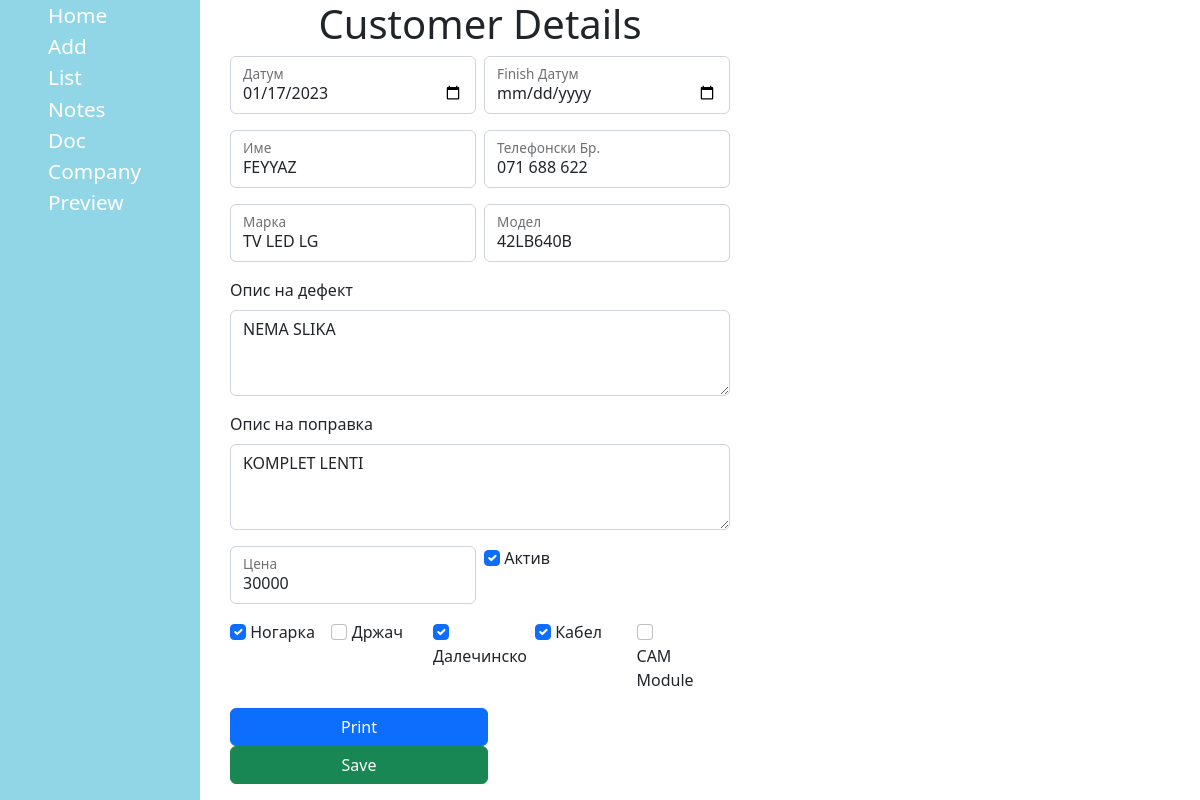
Screenshot of /customer1 with the database file from the repository.
### customer/models.py (models this page shows, shortened)
class Musteri(models.Model):
    date = models.DateField(blank=True, null=True)
    name = models.CharField(max_length=16, blank=True, null=True)
    tel = models.CharField(max_length=64, blank=True, null=True)
    brand = models.CharField(max_length=32, blank=True, null=True)
    model = models.CharField(max_length=64, blank=True, null=True)
    reason = models.CharField(max_length=64, blank=True, null=True)
    solution = models.CharField(max_length=64, blank=True, null=True)
    price = models.CharField(max_length=8, blank=True, null=True)
    fin_date = models.DateField(blank=True, null=True)
    active = models.BooleanField(default=True)
    cabel = models.BooleanField(default=False)
    remote = models.BooleanField(default=False)
    foot = models.BooleanField(default=False)
    drzac = models.BooleanField(default=False)
    module = models.BooleanField(default=False)

### customer/views.py (the view, shortened to what this page needs)
# urls.py: path("<int:id>", views.customer, name="customer"),
def customer(request, id):
    c = Musteri.objects.get(pk=id)
    return render(request, "customer/customer.html", {
        "customer": c
    })

### customer/templates/customer/customer.html (shortened to what this page needs)
{% extends 'customer/layout.html' %}
{% block main %}
<div id="customer-details">
    <h1>Customer Details</h1>
    <form action="" method="post">
        <div class="row g-2 mb-3">
            <div class="col-md">
                <div class="form-floating">
                    <input type="date" name="date" id="date" class="form-control" required {% if customer.date %}value="{{ customer.date|date:'Y-m-d' }}"{% endif %}>
                    <label for="date">Датум</label>
                </div>
            </div>
            <div class="col-md">
                <div class="form-floating">
                    <input type="date" name="fin-date" id="fin-date" class="form-control" {% if customer.fin_date %}value="{{ customer.fin_date|date:'Y-m-d' }}"{% endif %}>
                    <label for="fin-date" class="form-label">Finish Датум</label>
                </div>
            </div>
        </div>
        <div class="row g-2 mb-3">
            <div class="col-md">
                <div class="form-floating">
                    <input type="text" name="name" class="form-control" autofocus {% if customer.name %}value="{{ customer.name }}"{% endif %}>
                    <label for="name">Име</label>
                </div>
            </div>
            <div class="col-md">
                <div class="form-floating">
                    <input type="text" name="phone" class="form-control" required {% if customer.tel %}value="{{ customer.tel }}"{% endif %}>
                    <label for="phone">Телефонски Бр.</label>
                </div>
            </div>
        </div>
        <div class="row g-2 mb-3">
            <div class="col-md">
                <div class="form-floating">
                    <input type="text" name="brand" class="form-control" {% if customer.brand %}value="{{ customer.brand }}"{% endif %}>
                    <label for="brand">Марка</label>
                </div>
            </div>
            <div class="col-md">
                <div class="form-floating">
                    <input type="text" name="model" class="form-control" {% if customer.model %}value="{{ customer.model }}"{% endif %}>
                    <label for="model">Модел</label>
                </div>
            </div>
        </div>
        <div class="mb-3">
            <label for="reason" class="form-label">Опис на дефект</label>
            <textarea name="reason" id="reason" class="form-control" placeholder="Опис на дефект" cols="30" rows="3">{% if customer.reason %}{{ customer.reason }}{% endif %}</textarea>
        </div>
        <div class="mb-3">
            <label for="solution" class="form-label">Опис на поправка</label>
            <textarea name="solution" id="solution" class="form-control" placeholder="Опис на поправка" cols="30" rows="3">{% if customer.solution %}{{ customer.solution }}{% endif %}</textarea>
        </div>
        <div class="row g-2 mb-3">
            <div class="col-md">
                <div class="form-floating">
                    <input type="text" name="price" class="form-control" {% if customer.price %}value="{{ customer.price }}"{% endif %}>
                    <label for="price">Цена</label>
                </div>
            </div>
            <div class="col-md">
                <input class="form-check-input" type="checkbox" name="active" {% if customer.active %}checked{% endif %}>
                <label class="form-check-label" for="active">Aктив</label>
            </div>
        </div>
        <div class="row g-2 mb-3">
            <div class="col-md">
                <input class="form-check-input" type="checkbox" name="foot" {% if customer.foot %}checked{% endif %}>
                <label class="form-check-label" for="foot">Ногарка</label>
            </div>
            <div class="col-md">
                <input class="form-check-input" type="checkbox" name="drzac" {% if customer.drzac %}checked{% endif %}>
                <label class="form-check-label" for="drzac">Држач</label>
            </div>
            <div class="col-md">
                <input class="form-check-input" type="checkbox" name="remote" {% if customer.remote %}checked{% endif %}>
                <label class="form-check-label" for="remote">Далечинско</label>
            </div>
            <div class="col-md">
                <input class="form-check-input" type="checkbox" name="cable" {% if customer.cabel %}checked{% endif %}>
                <label class="form-check-label" for="cable">Кабел</label>
            </div>
            <div class="col-md">
                <input class="form-check-input" type="checkbox" name="module" {% if customer.module %}checked{% endif %}>
                <label class="form-check-label" for="module">CAM Module</label>
            </div>
        </div>
        <div class="mb-3">
            <a href="{% url 'warranty' customer.id %}"><input type="button" value="Print" class="btn btn-primary" style="width: 21.5vw;"></a>
            <input type="submit" value="Save" class="btn btn-success" style="width: 21.5vw;">
        </div>
    </form>
</div>
{% endblock %}

### customer/static/customer/style.css (style rules this page uses)
body { display: flex; flex-direction: row; }
h1 { text-align: center; }
#customer-details { width: 50vw; padding-left: 100px; }

### rows the page displays
Musteri: date "01/17/2023", name "FEYYAZ", phone "071 688 622", brand "TV LED LG", model "42LB640B", reason "NEMA SLIKA", solution "KOMPLET LENTI", price "30000", active "☑", foot "☑", remote "☑", cabel "☑"
